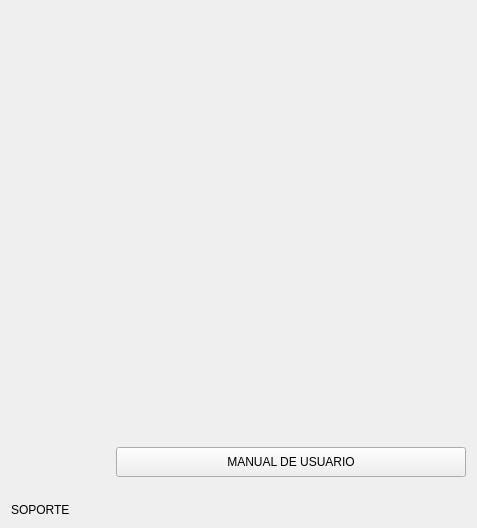
               <widget class="QWidget" name="page_ayuda">
                <layout class="QHBoxLayout" name="horizontalLayout_26">
                 <item>
                  <layout class="QHBoxLayout" name="horizontalLayout_25">
                   <item>
                    <layout class="QVBoxLayout" name="verticalLayout_25">
                     <item>
                      <spacer name="verticalSpacer_17">
                       <property name="orientation">
                        <enum>Qt::Vertical</enum>
                       </property>
                       <property name="sizeHint" stdset="0">
                        <size>
                         <width>20</width>
                         <height>40</height>
                        </size>
                       </property>
                      </spacer>
                     </item>
                     <item>
                      <widget class="QLabel" name="supp_label">
                       <property name="text">
                        <string>SOPORTE</string>
                       </property>
                      </widget>
                     </item>
                    </layout>
                   </item>
                   <item>
                    <layout class="QHBoxLayout" name="horizontalLayout_24">
                     <item>
                      <spacer name="horizontalSpacer_8">
                       <property name="orientation">
                        <enum>Qt::Horizontal</enum>
                       </property>
                       <property name="sizeHint" stdset="0">
                        <size>
                         <width>40</width>
                         <height>20</height>
                        </size>
                       </property>
                      </spacer>
                     </item>
                     <item>
                      <layout class="QVBoxLayout" name="verticalLayout_24">
                       <item>
                        <spacer name="verticalSpacer_16">
                         <property name="orientation">
                          <enum>Qt::Vertical</enum>
                         </property>
                         <property name="sizeHint" stdset="0">
                          <size>
                           <width>20</width>
                           <height>40</height>
                          </size>
                         </property>
                        </spacer>
                       </item>
                       <item>
                        <widget class="QLabel" name="manual_label">
                         <property name="minimumSize">
                          <size>
                           <width>350</width>
                           <height>390</height>
                          </size>
                         </property>
                         <property name="text">
                          <string/>
                         </property>
                        </widget>
                       </item>
                       <item>
                        <widget class="QPushButton" name="menu_btn">
                         <property name="minimumSize">
                          <size>
                           <width>0</width>
                           <height>30</height>
                          </size>
                         </property>
                         <property name="text">
                          <string>MANUAL DE USUARIO</string>
                         </property>
                        </widget>
                       </item>
                       <item>
                        <spacer name="verticalSpacer_15">
                         <property name="orientation">
                          <enum>Qt::Vertical</enum>
                         </property>
                         <property name="sizeHint" stdset="0">
                          <size>
                           <width>20</width>
                           <height>40</height>
                          </size>
                         </property>
                        </spacer>
                       </item>
                      </layout>
                     </item>
                    </layout>
                   </item>
                  </layout>
                 </item>
                </layout>
               </widget>
